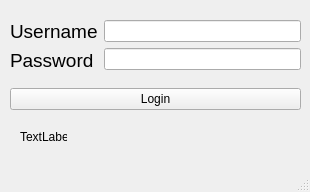
<?xml version="1.0" encoding="UTF-8"?>
<ui version="4.0">
 <class>MainWindow</class>
 <widget class="QMainWindow" name="MainWindow">
  <property name="geometry">
   <rect>
    <x>0</x>
    <y>0</y>
    <width>310</width>
    <height>192</height>
   </rect>
  </property>
  <property name="windowTitle">
   <string>MainWindow</string>
  </property>
  <widget class="QWidget" name="centralwidget">
   <widget class="QLabel" name="label">
    <property name="geometry">
     <rect>
      <x>20</x>
      <y>130</y>
      <width>47</width>
      <height>13</height>
     </rect>
    </property>
    <property name="text">
     <string>TextLabel</string>
    </property>
   </widget>
   <widget class="QWidget" name="layoutWidget">
    <property name="geometry">
     <rect>
      <x>10</x>
      <y>10</y>
      <width>291</width>
      <height>111</height>
     </rect>
    </property>
    <layout class="QVBoxLayout" name="verticalLayout_3">
     <item>
      <layout class="QHBoxLayout" name="horizontalLayout">
       <item>
        <layout class="QVBoxLayout" name="verticalLayout">
         <item>
          <widget class="QLabel" name="Username">
           <property name="font">
            <font>
             <pointsize>14</pointsize>
            </font>
           </property>
           <property name="text">
            <string>Username</string>
           </property>
          </widget>
         </item>
         <item>
          <widget class="QLabel" name="Password">
           <property name="font">
            <font>
             <pointsize>14</pointsize>
            </font>
           </property>
           <property name="text">
            <string>Password</string>
           </property>
          </widget>
         </item>
        </layout>
       </item>
       <item>
        <layout class="QVBoxLayout" name="verticalLayout_2">
         <item>
          <widget class="QLineEdit" name="lineEdit_Username"/>
         </item>
         <item>
          <widget class="QLineEdit" name="lineEdit_Password">
           <property name="echoMode">
            <enum>QLineEdit::Password</enum>
           </property>
          </widget>
         </item>
        </layout>
       </item>
      </layout>
     </item>
     <item>
      <widget class="QPushButton" name="pushButton">
       <property name="text">
        <string>Login</string>
       </property>
      </widget>
     </item>
    </layout>
   </widget>
  </widget>
  <widget class="QMenuBar" name="menubar">
   <property name="geometry">
    <rect>
     <x>0</x>
     <y>0</y>
     <width>310</width>
     <height>20</height>
    </rect>
   </property>
  </widget>
  <widget class="QStatusBar" name="statusbar"/>
 </widget>
 <resources/>
 <connections/>
</ui>
